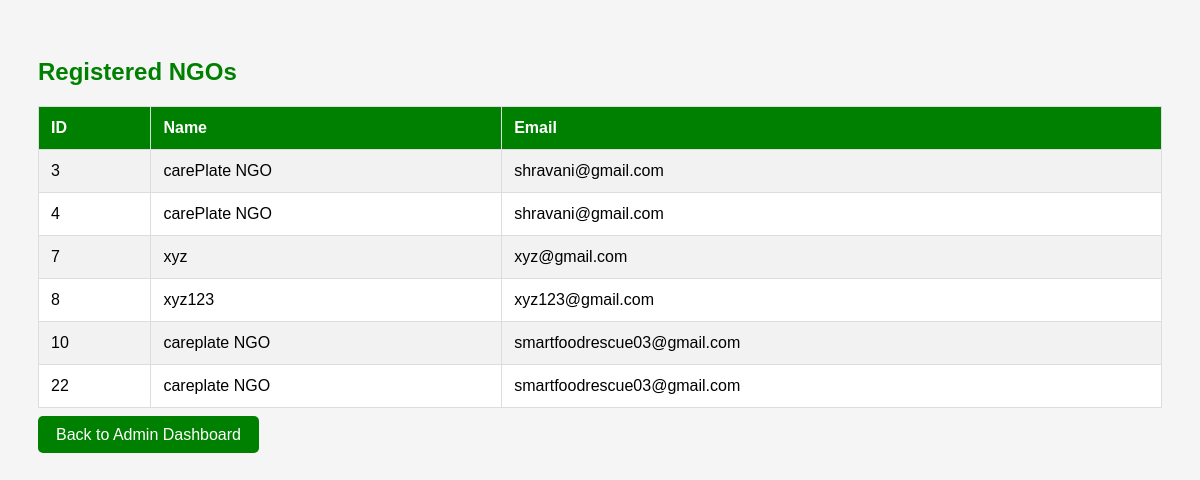
The page /admin/ngos (signed in) on the database its author committed.
### tables this page shows
CREATE TABLE users(
    id INTEGER PRIMARY KEY AUTOINCREMENT,
    name TEXT,
    email TEXT,
    password TEXT,
    role TEXT
);

### app.py (the view)
@app.route("/admin/ngos")
def admin_ngos():
    if "user" not in session or session.get("role")!="Admin":
        return redirect("/login")
    conn=get_db()
    cur=conn.cursor()
    cur.execute(
        """
        SELECT id,name,email
        FROM users
        WHERE role='NGO'
        """
    )
    ngos=cur.fetchall()
    conn.close()
    return render_template(
        "ngos.html",
        ngos=ngos
    )

### app.py (called while the page is built)
def get_db():
    conn = sqlite3.connect(
        "food_rescue.db",
        timeout=10
    )
    conn.row_factory = sqlite3.Row
    return conn

### templates/ngos.html (shortened to what this page needs)
<!DOCTYPE html>
<html>
<head>
</head>
<body>
<h2>Registered NGOs</h2>
<table>
<tr>
    <th>ID</th>
    <th>Name</th>
    <th>Email</th>
</tr>
{% for ngo in ngos %}
<tr>
    <td>{{ ngo[0] }}</td>
    <td>{{ ngo[1] }}</td>
    <td>{{ ngo[2] }}</td>
</tr>
{% endfor %}
</table>
<br>
<a href="/admin">Back to Admin Dashboard</a>
</body>
</html>

### templates/ngos.html (style rules this page uses)
body { font-family:Arial; background:#f5f5f5; padding:30px; }
h2 { color:green; }
table { width:100%; border-collapse:collapse; background:white; }
th,td { padding:12px; border:1px solid #ddd; text-align:left; }
th { background:green; color:white; }
tr:nth-child(even) { background:#f2f2f2; }
a { text-decoration:none; background:green; color:white; padding:10px 18px; border-radius:5px; }

### rows shown on the page
users: id "3", name "carePlate NGO", email "shravani@gmail.com"
users: id "4", name "carePlate NGO", email "shravani@gmail.com"
users: id "7", name "xyz", email "xyz@gmail.com"
users: id "8", name "xyz123", email "xyz123@gmail.com"
users: id "10", name "careplate NGO", email "smartfoodrescue03@gmail.com"
users: id "22", name "careplate NGO", email "smartfoodrescue03@gmail.com"
